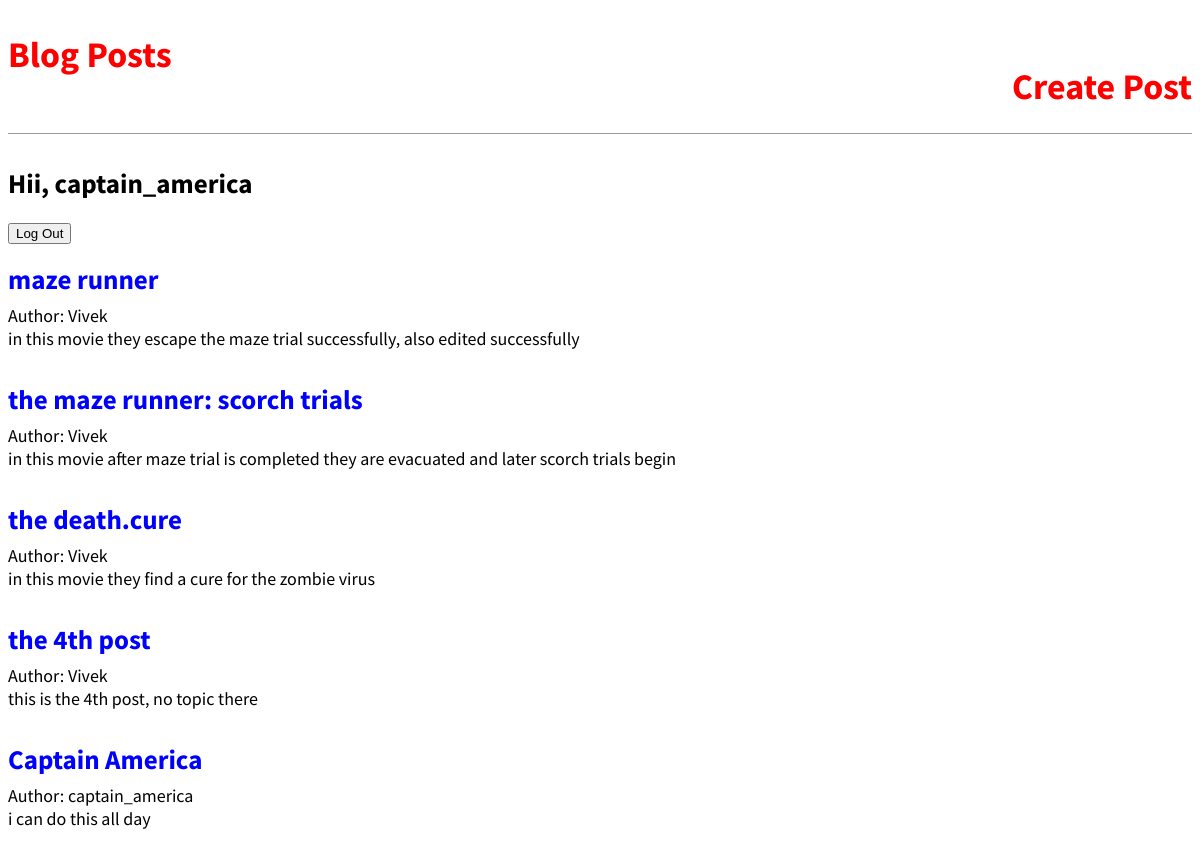
The page / (signed in) on the database its author committed.
### blog/models.py (models this page shows, shortened)
class BlogPost(models.Model):
    title = models.CharField(max_length=200)
    author = models.ForeignKey(
        "auth.User",
        on_delete=models.CASCADE
    )
    body = models.TextField()
    def get_absolute_url(self):
        return reverse("post_detail", kwargs={"pk":self.pk})

### blog/views.py (the view)
# urls.py: path("",BlogListView.as_view(), name = "home"),
class BlogListView(ListView):
    model = BlogPost
    template_name = "blogpost_list.html"

### templates/blogpost_list.html
{% extends "base.html" %}
{% block content %}
    {% for post in blogpost_list %}
        <div class="post-entry">
        <h2><a href="{{ post.get_absolute_url }}">{{ post.title }}</a></h2>
        <p>Author: {{ post.author }}</a>
        <p>{{ post.body }}</p>
        </div>
    {% endfor %}
{% endblock %}

### templates/base.html (shortened to what this page needs)
{% load static %}
<head>
<link rel="stylesheet" href="{% static 'css/base.css' %}">
</head>
<body>
<header>
<div class="nav-left">
<h1><a href="{% url 'home' %}">Blog Posts</a></h1>
</div>
<div class="nav-right">
    <h1><a href ="{% url 'post_create' %}">Create Post</a></h1>
</header>
<div>
{% if user.is_authenticated %}
    <h2>Hii, {{ user.username }}</h2>
    <form action="{% url 'logout' %}" method="post">
 <button type="submit">Log Out</button>
 </form>
{% else %}
<p>you are not logged in</p>
<a href="{% url 'login' %}">LOG IN</a>|
<a href ="{% url 'signup' %}">SIGN UP</a>
{% endif %}
{% block content %}
{% endblock content %}
</div>
</body>

### static/css/base.css (style rules this page uses)
body { font-family: 'Source Sans Pro', sans-serif; font-size: 18px; }
header { border-bottom: 1px solid #999; margin-bottom: 2rem; display: flex; }
header h1 a { color: red; text-decoration: none; }
.nav-left { margin-right: auto; }
.nav-right { display: flex; padding-top: 2rem; }
.post-entry { margin-bottom: 2rem; }
.post-entry h2 { margin: 0.5rem 0; }
.post-entry h2 a, .post-entry h2 a:visited { color: blue; text-decoration: none; }
.post-entry p { margin: 0; font-weight: 400; }

### rows shown on the page
BlogPost: title "maze runner", author "Vivek", body "in this movie they escape the maze trial successfully, also edited successfully"
BlogPost: title "the maze runner: scorch trials", author "Vivek", body "in this movie after maze trial is completed they are evacuated and later scorch trials begin"
BlogPost: title "the death.cure", author "Vivek", body "in this movie they find a cure for the zombie virus"
BlogPost: title "the 4th post", author "Vivek", body "this is the 4th post, no topic there"
BlogPost: title "Captain America", author "captain_america", body "i can do this all day"

### other values the page prints
{{ user.username }} "captain_america"
